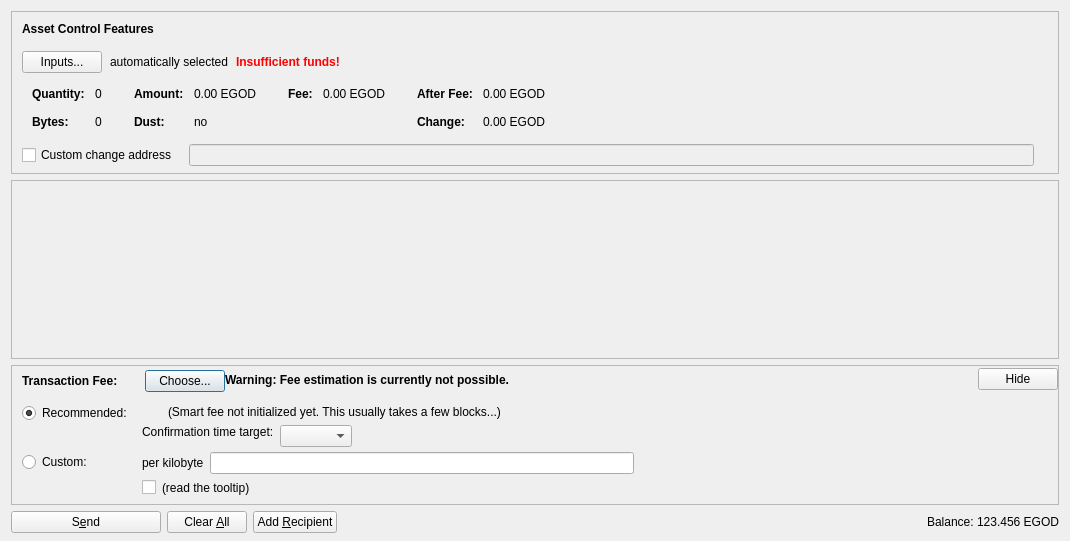
<?xml version="1.0" encoding="UTF-8"?>
<ui version="4.0">
 <class>AssetsDialog</class>
 <widget class="QDialog" name="AssetsDialog">
  <property name="geometry">
   <rect>
    <x>0</x>
    <y>0</y>
    <width>1070</width>
    <height>541</height>
   </rect>
  </property>
  <property name="windowTitle">
   <string>Send Coins</string>
  </property>
  <layout class="QVBoxLayout" name="verticalLayout" stretch="0">
   <property name="bottomMargin">
    <number>8</number>
   </property>
   <item>
    <layout class="QVBoxLayout" name="verticalLayout_3">
     <property name="spacing">
      <number>6</number>
     </property>
     <property name="leftMargin">
      <number>0</number>
     </property>
     <property name="topMargin">
      <number>0</number>
     </property>
     <property name="rightMargin">
      <number>0</number>
     </property>
     <property name="bottomMargin">
      <number>0</number>
     </property>
     <item>
      <widget class="QFrame" name="frameAssetControl">
       <property name="sizePolicy">
        <sizepolicy hsizetype="Expanding" vsizetype="Fixed">
         <horstretch>0</horstretch>
         <verstretch>0</verstretch>
        </sizepolicy>
       </property>
       <property name="maximumSize">
        <size>
         <width>16777215</width>
         <height>16777215</height>
        </size>
       </property>
       <property name="frameShape">
        <enum>QFrame::StyledPanel</enum>
       </property>
       <property name="frameShadow">
        <enum>QFrame::Sunken</enum>
       </property>
       <layout class="QVBoxLayout" name="verticalLayoutAssetControl2">
        <property name="spacing">
         <number>0</number>
        </property>
        <property name="leftMargin">
         <number>0</number>
        </property>
        <property name="topMargin">
         <number>0</number>
        </property>
        <property name="rightMargin">
         <number>0</number>
        </property>
        <property name="bottomMargin">
         <number>6</number>
        </property>
        <item>
         <layout class="QVBoxLayout" name="verticalLayoutAssetControl" stretch="0,0,0,0,1">
          <property name="spacing">
           <number>0</number>
          </property>
          <property name="leftMargin">
           <number>10</number>
          </property>
          <property name="topMargin">
           <number>10</number>
          </property>
          <item>
           <layout class="QHBoxLayout" name="horizontalLayoutAssetControl1">
            <property name="bottomMargin">
             <number>15</number>
            </property>
            <item>
             <widget class="QLabel" name="labelAssetControlFeatures">
              <property name="sizePolicy">
               <sizepolicy hsizetype="Preferred" vsizetype="Maximum">
                <horstretch>0</horstretch>
                <verstretch>0</verstretch>
               </sizepolicy>
              </property>
              <property name="font">
               <font>
                <weight>75</weight>
                <bold>true</bold>
               </font>
              </property>
              <property name="styleSheet">
               <string notr="true">font-weight:bold;</string>
              </property>
              <property name="text">
               <string>Asset Control Features</string>
              </property>
             </widget>
            </item>
           </layout>
          </item>
          <item>
           <layout class="QHBoxLayout" name="horizontalLayoutAssetControl2" stretch="0,0,0,0">
            <property name="spacing">
             <number>8</number>
            </property>
            <property name="bottomMargin">
             <number>10</number>
            </property>
            <item>
             <widget class="QPushButton" name="pushButtonAssetControl">
              <property name="styleSheet">
               <string notr="true"/>
              </property>
              <property name="text">
               <string>Inputs...</string>
              </property>
              <property name="autoDefault">
               <bool>false</bool>
              </property>
             </widget>
            </item>
            <item>
             <widget class="QLabel" name="labelAssetControlAutomaticallySelected">
              <property name="text">
               <string>automatically selected</string>
              </property>
              <property name="margin">
               <number>5</number>
              </property>
             </widget>
            </item>
            <item>
             <widget class="QLabel" name="labelAssetControlInsuffFunds">
              <property name="font">
               <font>
                <weight>75</weight>
                <bold>true</bold>
               </font>
              </property>
              <property name="styleSheet">
               <string notr="true">color:red;font-weight:bold;</string>
              </property>
              <property name="text">
               <string>Insufficient funds!</string>
              </property>
              <property name="margin">
               <number>5</number>
              </property>
             </widget>
            </item>
            <item>
             <spacer name="horizontalSpacerAssetControl">
              <property name="orientation">
               <enum>Qt::Horizontal</enum>
              </property>
              <property name="sizeHint" stdset="0">
               <size>
                <width>40</width>
                <height>1</height>
               </size>
              </property>
             </spacer>
            </item>
           </layout>
          </item>
          <item>
           <widget class="QWidget" name="widgetAssetControl" native="true">
            <property name="sizePolicy">
             <sizepolicy hsizetype="Preferred" vsizetype="Preferred">
              <horstretch>0</horstretch>
              <verstretch>0</verstretch>
             </sizepolicy>
            </property>
            <property name="minimumSize">
             <size>
              <width>0</width>
              <height>0</height>
             </size>
            </property>
            <property name="styleSheet">
             <string notr="true"/>
            </property>
            <layout class="QHBoxLayout" name="horizontalLayoutAssetControl5">
             <property name="leftMargin">
              <number>0</number>
             </property>
             <property name="topMargin">
              <number>0</number>
             </property>
             <property name="rightMargin">
              <number>0</number>
             </property>
             <property name="bottomMargin">
              <number>0</number>
             </property>
             <item>
              <layout class="QHBoxLayout" name="horizontalLayoutAssetControl3" stretch="0,0,0,1">
               <property name="spacing">
                <number>20</number>
               </property>
               <property name="topMargin">
                <number>0</number>
               </property>
               <property name="bottomMargin">
                <number>10</number>
               </property>
               <item>
                <layout class="QFormLayout" name="formLayoutAssetControl1">
                 <property name="horizontalSpacing">
                  <number>10</number>
                 </property>
                 <property name="verticalSpacing">
                  <number>14</number>
                 </property>
                 <property name="leftMargin">
                  <number>10</number>
                 </property>
                 <property name="topMargin">
                  <number>4</number>
                 </property>
                 <property name="rightMargin">
                  <number>6</number>
                 </property>
                 <item row="0" column="0">
                  <widget class="QLabel" name="labelAssetControlQuantityText">
                   <property name="font">
                    <font>
                     <weight>75</weight>
                     <bold>true</bold>
                    </font>
                   </property>
                   <property name="text">
                    <string>Quantity:</string>
                   </property>
                   <property name="margin">
                    <number>0</number>
                   </property>
                  </widget>
                 </item>
                 <item row="0" column="1">
                  <widget class="QLabel" name="labelAssetControlQuantity">
                   <property name="cursor">
                    <cursorShape>IBeamCursor</cursorShape>
                   </property>
                   <property name="contextMenuPolicy">
                    <enum>Qt::ActionsContextMenu</enum>
                   </property>
                   <property name="text">
                    <string notr="true">0</string>
                   </property>
                   <property name="margin">
                    <number>0</number>
                   </property>
                   <property name="textInteractionFlags">
                    <set>Qt::LinksAccessibleByMouse|Qt::TextSelectableByKeyboard|Qt::TextSelectableByMouse</set>
                   </property>
                  </widget>
                 </item>
                 <item row="1" column="0">
                  <widget class="QLabel" name="labelAssetControlBytesText">
                   <property name="font">
                    <font>
                     <weight>75</weight>
                     <bold>true</bold>
                    </font>
                   </property>
                   <property name="text">
                    <string>Bytes:</string>
                   </property>
                  </widget>
                 </item>
                 <item row="1" column="1">
                  <widget class="QLabel" name="labelAssetControlBytes">
                   <property name="cursor">
                    <cursorShape>IBeamCursor</cursorShape>
                   </property>
                   <property name="contextMenuPolicy">
                    <enum>Qt::ActionsContextMenu</enum>
                   </property>
                   <property name="text">
                    <string notr="true">0</string>
                   </property>
                   <property name="textInteractionFlags">
                    <set>Qt::LinksAccessibleByMouse|Qt::TextSelectableByKeyboard|Qt::TextSelectableByMouse</set>
                   </property>
                  </widget>
                 </item>
                </layout>
               </item>
               <item>
                <layout class="QFormLayout" name="formLayoutAssetControl2">
                 <property name="horizontalSpacing">
                  <number>10</number>
                 </property>
                 <property name="verticalSpacing">
                  <number>14</number>
                 </property>
                 <property name="leftMargin">
                  <number>6</number>
                 </property>
                 <property name="topMargin">
                  <number>4</number>
                 </property>
                 <property name="rightMargin">
                  <number>6</number>
                 </property>
                 <item row="0" column="0">
                  <widget class="QLabel" name="labelAssetControlAmountText">
                   <property name="font">
                    <font>
                     <weight>75</weight>
                     <bold>true</bold>
                    </font>
                   </property>
                   <property name="text">
                    <string>Amount:</string>
                   </property>
                   <property name="margin">
                    <number>0</number>
                   </property>
                  </widget>
                 </item>
                 <item row="0" column="1">
                  <widget class="QLabel" name="labelAssetControlAmount">
                   <property name="cursor">
                    <cursorShape>IBeamCursor</cursorShape>
                   </property>
                   <property name="contextMenuPolicy">
                    <enum>Qt::ActionsContextMenu</enum>
                   </property>
                   <property name="text">
                    <string notr="true">0.00 EGOD</string>
                   </property>
                   <property name="textInteractionFlags">
                    <set>Qt::LinksAccessibleByMouse|Qt::TextSelectableByKeyboard|Qt::TextSelectableByMouse</set>
                   </property>
                  </widget>
                 </item>
                 <item row="1" column="0">
                  <widget class="QLabel" name="labelAssetControlLowOutputText">
                   <property name="font">
                    <font>
                     <weight>75</weight>
                     <bold>true</bold>
                    </font>
                   </property>
                   <property name="text">
                    <string>Dust:</string>
                   </property>
                  </widget>
                 </item>
                 <item row="1" column="1">
                  <widget class="QLabel" name="labelAssetControlLowOutput">
                   <property name="cursor">
                    <cursorShape>IBeamCursor</cursorShape>
                   </property>
                   <property name="contextMenuPolicy">
                    <enum>Qt::ActionsContextMenu</enum>
                   </property>
                   <property name="text">
                    <string notr="true">no</string>
                   </property>
                   <property name="textInteractionFlags">
                    <set>Qt::LinksAccessibleByMouse|Qt::TextSelectableByKeyboard|Qt::TextSelectableByMouse</set>
                   </property>
                  </widget>
                 </item>
                </layout>
               </item>
               <item>
                <layout class="QFormLayout" name="formLayoutAssetControl3">
                 <property name="horizontalSpacing">
                  <number>10</number>
                 </property>
                 <property name="verticalSpacing">
                  <number>14</number>
                 </property>
                 <property name="leftMargin">
                  <number>6</number>
                 </property>
                 <property name="topMargin">
                  <number>4</number>
                 </property>
                 <property name="rightMargin">
                  <number>6</number>
                 </property>
                 <item row="0" column="0">
                  <widget class="QLabel" name="labelAssetControlFeeText">
                   <property name="font">
                    <font>
                     <weight>75</weight>
                     <bold>true</bold>
                    </font>
                   </property>
                   <property name="text">
                    <string>Fee:</string>
                   </property>
                   <property name="margin">
                    <number>0</number>
                   </property>
                  </widget>
                 </item>
                 <item row="0" column="1">
                  <widget class="QLabel" name="labelAssetControlFee">
                   <property name="cursor">
                    <cursorShape>IBeamCursor</cursorShape>
                   </property>
                   <property name="contextMenuPolicy">
                    <enum>Qt::ActionsContextMenu</enum>
                   </property>
                   <property name="text">
                    <string notr="true">0.00 EGOD</string>
                   </property>
                   <property name="textInteractionFlags">
                    <set>Qt::LinksAccessibleByMouse|Qt::TextSelectableByKeyboard|Qt::TextSelectableByMouse</set>
                   </property>
                  </widget>
                 </item>
                </layout>
               </item>
               <item>
                <layout class="QFormLayout" name="formLayoutAssetControl4">
                 <property name="horizontalSpacing">
                  <number>10</number>
                 </property>
                 <property name="verticalSpacing">
                  <number>14</number>
                 </property>
                 <property name="leftMargin">
                  <number>6</number>
                 </property>
                 <property name="topMargin">
                  <number>4</number>
                 </property>
                 <property name="rightMargin">
                  <number>6</number>
                 </property>
                 <item row="0" column="0">
                  <widget class="QLabel" name="labelAssetControlAfterFeeText">
                   <property name="font">
                    <font>
                     <weight>75</weight>
                     <bold>true</bold>
                    </font>
                   </property>
                   <property name="text">
                    <string>After Fee:</string>
                   </property>
                   <property name="margin">
                    <number>0</number>
                   </property>
                  </widget>
                 </item>
                 <item row="0" column="1">
                  <widget class="QLabel" name="labelAssetControlAfterFee">
                   <property name="cursor">
                    <cursorShape>IBeamCursor</cursorShape>
                   </property>
                   <property name="contextMenuPolicy">
                    <enum>Qt::ActionsContextMenu</enum>
                   </property>
                   <property name="text">
                    <string notr="true">0.00 EGOD</string>
                   </property>
                   <property name="textInteractionFlags">
                    <set>Qt::LinksAccessibleByMouse|Qt::TextSelectableByKeyboard|Qt::TextSelectableByMouse</set>
                   </property>
                  </widget>
                 </item>
                 <item row="1" column="0">
                  <widget class="QLabel" name="labelAssetControlChangeText">
                   <property name="font">
                    <font>
                     <weight>75</weight>
                     <bold>true</bold>
                    </font>
                   </property>
                   <property name="text">
                    <string>Change:</string>
                   </property>
                  </widget>
                 </item>
                 <item row="1" column="1">
                  <widget class="QLabel" name="labelAssetControlChange">
                   <property name="cursor">
                    <cursorShape>IBeamCursor</cursorShape>
                   </property>
                   <property name="contextMenuPolicy">
                    <enum>Qt::ActionsContextMenu</enum>
                   </property>
                   <property name="text">
                    <string notr="true">0.00 EGOD</string>
                   </property>
                   <property name="textInteractionFlags">
                    <set>Qt::LinksAccessibleByMouse|Qt::TextSelectableByKeyboard|Qt::TextSelectableByMouse</set>
                   </property>
                  </widget>
                 </item>
                </layout>
               </item>
              </layout>
             </item>
            </layout>
           </widget>
          </item>
          <item>
           <layout class="QHBoxLayout" name="horizontalLayoutAssetControl4" stretch="0,0,0">
            <property name="spacing">
             <number>12</number>
            </property>
            <property name="sizeConstraint">
             <enum>QLayout::SetDefaultConstraint</enum>
            </property>
            <property name="topMargin">
             <number>5</number>
            </property>
            <property name="rightMargin">
             <number>5</number>
            </property>
            <item>
             <widget class="QCheckBox" name="checkBoxAssetControlChange">
              <property name="toolTip">
               <string>If this is activated, but the change address is empty or invalid, change will be sent to a newly generated address.</string>
              </property>
              <property name="text">
               <string>Custom change address</string>
              </property>
             </widget>
            </item>
            <item>
             <widget class="QValidatedLineEdit" name="lineEditAssetControlChange">
              <property name="enabled">
               <bool>false</bool>
              </property>
              <property name="sizePolicy">
               <sizepolicy hsizetype="Expanding" vsizetype="Fixed">
                <horstretch>0</horstretch>
                <verstretch>0</verstretch>
               </sizepolicy>
              </property>
             </widget>
            </item>
            <item>
             <widget class="QLabel" name="labelAssetControlChangeLabel">
              <property name="sizePolicy">
               <sizepolicy hsizetype="Preferred" vsizetype="Expanding">
                <horstretch>0</horstretch>
                <verstretch>0</verstretch>
               </sizepolicy>
              </property>
              <property name="minimumSize">
               <size>
                <width>0</width>
                <height>0</height>
               </size>
              </property>
              <property name="text">
               <string/>
              </property>
              <property name="margin">
               <number>3</number>
              </property>
             </widget>
            </item>
           </layout>
          </item>
          <item>
           <spacer name="verticalSpacerAssetControl">
            <property name="orientation">
             <enum>Qt::Vertical</enum>
            </property>
            <property name="sizeHint" stdset="0">
             <size>
              <width>800</width>
              <height>1</height>
             </size>
            </property>
           </spacer>
          </item>
         </layout>
        </item>
       </layout>
      </widget>
     </item>
     <item>
      <widget class="QScrollArea" name="scrollArea">
       <property name="widgetResizable">
        <bool>true</bool>
       </property>
       <widget class="QWidget" name="scrollAreaWidgetContents">
        <property name="geometry">
         <rect>
          <x>0</x>
          <y>0</y>
          <width>1048</width>
          <height>91</height>
         </rect>
        </property>
        <layout class="QVBoxLayout" name="verticalLayout_2" stretch="0,1">
         <property name="leftMargin">
          <number>0</number>
         </property>
         <property name="topMargin">
          <number>0</number>
         </property>
         <property name="rightMargin">
          <number>0</number>
         </property>
         <property name="bottomMargin">
          <number>0</number>
         </property>
         <item>
          <layout class="QVBoxLayout" name="entries">
           <property name="spacing">
            <number>6</number>
           </property>
          </layout>
         </item>
         <item>
          <spacer name="verticalSpacer">
           <property name="orientation">
            <enum>Qt::Vertical</enum>
           </property>
           <property name="sizeHint" stdset="0">
            <size>
             <width>20</width>
             <height>40</height>
            </size>
           </property>
          </spacer>
         </item>
        </layout>
       </widget>
      </widget>
     </item>
     <item>
      <widget class="QFrame" name="frameFee">
       <property name="sizePolicy">
        <sizepolicy hsizetype="Expanding" vsizetype="Fixed">
         <horstretch>0</horstretch>
         <verstretch>0</verstretch>
        </sizepolicy>
       </property>
       <property name="maximumSize">
        <size>
         <width>16777215</width>
         <height>16777215</height>
        </size>
       </property>
       <property name="frameShape">
        <enum>QFrame::StyledPanel</enum>
       </property>
       <property name="frameShadow">
        <enum>QFrame::Sunken</enum>
       </property>
       <layout class="QVBoxLayout" name="verticalLayoutFee1">
        <property name="spacing">
         <number>0</number>
        </property>
        <property name="leftMargin">
         <number>0</number>
        </property>
        <property name="topMargin">
         <number>0</number>
        </property>
        <property name="rightMargin">
         <number>0</number>
        </property>
        <property name="bottomMargin">
         <number>0</number>
        </property>
        <item>
         <layout class="QVBoxLayout" name="verticalLayoutFee2" stretch="0,0,0">
          <property name="spacing">
           <number>0</number>
          </property>
          <property name="leftMargin">
           <number>10</number>
          </property>
          <property name="topMargin">
           <number>0</number>
          </property>
          <item>
           <layout class="QHBoxLayout" name="horizontalLayoutFee1">
            <property name="bottomMargin">
             <number>0</number>
            </property>
            <item>
             <layout class="QVBoxLayout" name="verticalLayoutFee7">
              <property name="spacing">
               <number>0</number>
              </property>
              <item>
               <spacer name="verticalSpacerSmartFee">
                <property name="orientation">
                 <enum>Qt::Vertical</enum>
                </property>
                <property name="sizeType">
                 <enum>QSizePolicy::Fixed</enum>
                </property>
                <property name="sizeHint" stdset="0">
                 <size>
                  <width>1</width>
                  <height>4</height>
                 </size>
                </property>
               </spacer>
              </item>
              <item>
               <layout class="QHBoxLayout" name="horizontalLayoutSmartFee">
                <property name="spacing">
                 <number>10</number>
                </property>
                <item>
                 <widget class="QLabel" name="labelFeeHeadline">
                  <property name="sizePolicy">
                   <sizepolicy hsizetype="Preferred" vsizetype="Maximum">
                    <horstretch>0</horstretch>
                    <verstretch>0</verstretch>
                   </sizepolicy>
                  </property>
                  <property name="font">
                   <font>
                    <weight>75</weight>
                    <bold>true</bold>
                   </font>
                  </property>
                  <property name="styleSheet">
                   <string notr="true">font-weight:bold;</string>
                  </property>
                  <property name="text">
                   <string>Transaction Fee:</string>
                  </property>
                 </widget>
                </item>
                <item>
                 <widget class="QLabel" name="labelFeeMinimized">
                  <property name="text">
                   <string/>
                  </property>
                 </widget>
                </item>
                <item>
                 <widget class="QPushButton" name="buttonChooseFee">
                  <property name="text">
                   <string>Choose...</string>
                  </property>
                 </widget>
                </item>
               </layout>
              </item>
              <item>
               <spacer name="verticalSpacer_5">
                <property name="orientation">
                 <enum>Qt::Vertical</enum>
                </property>
                <property name="sizeHint" stdset="0">
                 <size>
                  <width>1</width>
                  <height>1</height>
                 </size>
                </property>
               </spacer>
              </item>
             </layout>
            </item>
            <item>
             <widget class="QLabel" name="fallbackFeeWarningLabel">
              <property name="font">
               <font>
                <weight>75</weight>
                <bold>true</bold>
               </font>
              </property>
              <property name="toolTip">
               <string>Using the fallbackfee can result in sending a transaction that will take several hours or days (or never) to confirm. Consider choosing your fee manually or wait until you have validated the complete chain.</string>
              </property>
              <property name="text">
               <string>Warning: Fee estimation is currently not possible.</string>
              </property>
              <property name="wordWrap">
               <bool>false</bool>
              </property>
             </widget>
            </item>
            <item>
             <spacer name="horizontalSpacer_4">
              <property name="orientation">
               <enum>Qt::Horizontal</enum>
              </property>
              <property name="sizeType">
               <enum>QSizePolicy::MinimumExpanding</enum>
              </property>
              <property name="sizeHint" stdset="0">
               <size>
                <width>40</width>
                <height>20</height>
               </size>
              </property>
             </spacer>
            </item>
            <item>
             <widget class="QPushButton" name="buttonMinimizeFee">
              <property name="toolTip">
               <string>collapse fee-settings</string>
              </property>
              <property name="text">
               <string>Hide</string>
              </property>
             </widget>
            </item>
           </layout>
          </item>
          <item>
           <widget class="QFrame" name="frameFeeSelection">
            <layout class="QVBoxLayout" name="verticalLayoutFee12">
             <property name="spacing">
              <number>0</number>
             </property>
             <property name="leftMargin">
              <number>0</number>
             </property>
             <property name="topMargin">
              <number>0</number>
             </property>
             <property name="rightMargin">
              <number>0</number>
             </property>
             <property name="bottomMargin">
              <number>0</number>
             </property>
             <item>
              <layout class="QGridLayout" name="gridLayoutFee">
               <property name="topMargin">
                <number>10</number>
               </property>
               <property name="bottomMargin">
                <number>4</number>
               </property>
               <property name="horizontalSpacing">
                <number>10</number>
               </property>
               <property name="verticalSpacing">
                <number>4</number>
               </property>
               <item row="1" column="1">
                <layout class="QVBoxLayout" name="verticalLayoutFee8">
                 <property name="spacing">
                  <number>6</number>
                 </property>
                 <item>
                  <layout class="QHBoxLayout" name="horizontalLayoutFee13">
                   <item>
                    <widget class="QLabel" name="labelCustomPerKilobyte">
                     <property name="toolTip">
                      <string>If the custom fee is set to 1000 satoshis and the transaction is only 250 bytes, then &quot;per kilobyte&quot; only pays 250 satoshis in fee, while &quot;total at least&quot; pays 1000 satoshis. For transactions bigger than a kilobyte both pay by kilobyte.</string>
                     </property>
                     <property name="text">
                      <string>per kilobyte</string>
                     </property>
                    </widget>
                   </item>
                   <item>
                    <widget class="BitcoinAmountField" name="customFee"/>
                   </item>
                   <item>
                    <spacer name="horizontalSpacer_6">
                     <property name="orientation">
                      <enum>Qt::Horizontal</enum>
                     </property>
                     <property name="sizeHint" stdset="0">
                      <size>
                       <width>1</width>
                       <height>1</height>
                      </size>
                     </property>
                    </spacer>
                   </item>
                  </layout>
                 </item>
                 <item>
                  <layout class="QHBoxLayout" name="horizontalLayoutFee8">
                   <item>
                    <widget class="QCheckBox" name="checkBoxMinimumFee">
                     <property name="toolTip">
                      <string>Paying only the minimum fee is just fine as long as there is less transaction volume than space in the blocks. But be aware that this can end up in a never confirming transaction once there is more demand for egodcoin transactions than the network can process.</string>
                     </property>
                     <property name="text">
                      <string/>
                     </property>
                    </widget>
                   </item>
                   <item>
                    <widget class="QLabel" name="labelMinFeeWarning">
                     <property name="enabled">
                      <bool>true</bool>
                     </property>
                     <property name="toolTip">
                      <string>Paying only the minimum fee is just fine as long as there is less transaction volume than space in the blocks. But be aware that this can end up in a never confirming transaction once there is more demand for egodcoin transactions than the network can process.</string>
                     </property>
                     <property name="text">
                      <string>(read the tooltip)</string>
                     </property>
                     <property name="margin">
                      <number>5</number>
                     </property>
                    </widget>
                   </item>
                   <item>
                    <spacer name="horizontalSpacer_2">
                     <property name="orientation">
                      <enum>Qt::Horizontal</enum>
                     </property>
                     <property name="sizeHint" stdset="0">
                      <size>
                       <width>1</width>
                       <height>1</height>
                      </size>
                     </property>
                    </spacer>
                   </item>
                  </layout>
                 </item>
                </layout>
               </item>
               <item row="0" column="0">
                <layout class="QVBoxLayout" name="verticalLayoutFee4" stretch="0,1">
                 <item>
                  <widget class="QRadioButton" name="radioSmartFee">
                   <property name="text">
                    <string>Recommended:</string>
                   </property>
                   <property name="checked">
                    <bool>true</bool>
                   </property>
                   <attribute name="buttonGroup">
                    <string notr="true">groupFee</string>
                   </attribute>
                  </widget>
                 </item>
                 <item>
                  <spacer name="verticalSpacer_2">
                   <property name="orientation">
                    <enum>Qt::Vertical</enum>
                   </property>
                   <property name="sizeHint" stdset="0">
                    <size>
                     <width>1</width>
                     <height>1</height>
                    </size>
                   </property>
                  </spacer>
                 </item>
                </layout>
               </item>
               <item row="1" column="0">
                <layout class="QVBoxLayout" name="verticalLayoutFee9" stretch="0,1">
                 <item>
                  <widget class="QRadioButton" name="radioCustomFee">
                   <property name="text">
                    <string>Custom:</string>
                   </property>
                   <attribute name="buttonGroup">
                    <string notr="true">groupFee</string>
                   </attribute>
                  </widget>
                 </item>
                 <item>
                  <spacer name="verticalSpacer_6">
                   <property name="orientation">
                    <enum>Qt::Vertical</enum>
                   </property>
                   <property name="sizeHint" stdset="0">
                    <size>
                     <width>1</width>
                     <height>1</height>
                    </size>
                   </property>
                  </spacer>
                 </item>
                </layout>
               </item>
               <item row="0" column="1">
                <layout class="QVBoxLayout" name="verticalLayoutFee3" stretch="0,0,1">
                 <property name="spacing">
                  <number>6</number>
                 </property>
                 <property name="topMargin">
                  <number>2</number>
                 </property>
                 <item>
                  <layout class="QHBoxLayout" name="horizontalLayoutFee12">
                   <item>
                    <widget class="QLabel" name="labelSmartFee">
                     <property name="text">
                      <string/>
                     </property>
                     <property name="margin">
                      <number>2</number>
                     </property>
                    </widget>
                   </item>
                   <item>
                    <widget class="QLabel" name="labelFeeEstimation">
                     <property name="text">
                      <string/>
                     </property>
                    </widget>
                   </item>
                   <item>
                    <widget class="QLabel" name="labelSmartFee2">
                     <property name="text">
                      <string>(Smart fee not initialized yet. This usually takes a few blocks...)</string>
                     </property>
                     <property name="margin">
                      <number>2</number>
                     </property>
                    </widget>
                   </item>
                   <item>
                    <spacer name="horizontalSpacer_5">
                     <property name="orientation">
                      <enum>Qt::Horizontal</enum>
                     </property>
                     <property name="sizeHint" stdset="0">
                      <size>
                       <width>1</width>
                       <height>1</height>
                      </size>
                     </property>
                    </spacer>
                   </item>
                  </layout>
                 </item>
                 <item>
                  <layout class="QHBoxLayout" name="horizontalLayoutFee9">
                   <item>
                    <layout class="QVBoxLayout" name="verticalLayoutFee6">
                     <item>
                      <widget class="QLabel" name="labelSmartFee3">
                       <property name="text">
                        <string>Confirmation time target:</string>
                       </property>
                       <property name="margin">
                        <number>2</number>
                       </property>
                      </widget>
                     </item>
                     <item>
                      <spacer name="verticalSpacer_3">
                       <property name="orientation">
                        <enum>Qt::Vertical</enum>
                       </property>
                       <property name="sizeHint" stdset="0">
                        <size>
                         <width>1</width>
                         <height>1</height>
                        </size>
                       </property>
                      </spacer>
                     </item>
                    </layout>
                   </item>
                   <item>
                    <layout class="QVBoxLayout" name="verticalLayoutFee5">
                     <property name="rightMargin">
                      <number>30</number>
                     </property>
                     <item>
                      <layout class="QHBoxLayout" name="horizontalLayoutConfTarget">
                       <property name="bottomMargin">
                        <number>0</number>
                       </property>
                       <item>
                        <widget class="QComboBox" name="confTargetSelector"/>
                       </item>
                       <item>
                        <spacer name="horizontalSpacerConfTarget">
                         <property name="orientation">
                          <enum>Qt::Horizontal</enum>
                         </property>
                         <property name="sizeHint" stdset="0">
                          <size>
                           <width>40</width>
                           <height>20</height>
                          </size>
                         </property>
                        </spacer>
                       </item>
                      </layout>
                     </item>
                    </layout>
                   </item>
                  </layout>
                 </item>
                 <item>
                  <spacer name="verticalSpacer_4">
                   <property name="orientation">
                    <enum>Qt::Vertical</enum>
                   </property>
                   <property name="sizeHint" stdset="0">
                    <size>
                     <width>1</width>
                     <height>1</height>
                    </size>
                   </property>
                  </spacer>
                 </item>
                </layout>
               </item>
              </layout>
             </item>
            </layout>
           </widget>
          </item>
          <item>
           <spacer name="verticalSpacerFee">
            <property name="orientation">
             <enum>Qt::Vertical</enum>
            </property>
            <property name="sizeHint" stdset="0">
             <size>
              <width>40</width>
              <height>5</height>
             </size>
            </property>
           </spacer>
          </item>
         </layout>
        </item>
       </layout>
      </widget>
     </item>
     <item>
      <layout class="QHBoxLayout" name="horizontalLayout">
       <item>
        <widget class="QPushButton" name="sendButton">
         <property name="minimumSize">
          <size>
           <width>150</width>
           <height>0</height>
          </size>
         </property>
         <property name="toolTip">
          <string>Confirm the send action</string>
         </property>
         <property name="text">
          <string>S&amp;end</string>
         </property>
         <property name="icon">
          <iconset>
           <normaloff>:/icons/send</normaloff>:/icons/send</iconset>
         </property>
         <property name="autoDefault">
          <bool>false</bool>
         </property>
         <property name="default">
          <bool>false</bool>
         </property>
        </widget>
       </item>
       <item>
        <widget class="QPushButton" name="clearButton">
         <property name="sizePolicy">
          <sizepolicy hsizetype="Minimum" vsizetype="Fixed">
           <horstretch>0</horstretch>
           <verstretch>0</verstretch>
          </sizepolicy>
         </property>
         <property name="toolTip">
          <string>Clear all fields of the form.</string>
         </property>
         <property name="text">
          <string>Clear &amp;All</string>
         </property>
         <property name="icon">
          <iconset>
           <normaloff>:/icons/remove</normaloff>:/icons/remove</iconset>
         </property>
         <property name="autoDefault">
          <bool>false</bool>
         </property>
        </widget>
       </item>
       <item>
        <widget class="QPushButton" name="addButton">
         <property name="toolTip">
          <string>Transfer to multiple recipients at once</string>
         </property>
         <property name="text">
          <string>Add &amp;Recipient</string>
         </property>
         <property name="icon">
          <iconset>
           <normaloff>:/icons/add</normaloff>:/icons/add</iconset>
         </property>
         <property name="autoDefault">
          <bool>false</bool>
         </property>
        </widget>
       </item>
       <item>
        <spacer name="horizontalSpacer">
         <property name="orientation">
          <enum>Qt::Horizontal</enum>
         </property>
         <property name="sizeHint" stdset="0">
          <size>
           <width>40</width>
           <height>20</height>
          </size>
         </property>
        </spacer>
       </item>
       <item>
        <layout class="QHBoxLayout" name="horizontalLayout_2">
         <property name="spacing">
          <number>3</number>
         </property>
         <item>
          <widget class="QLabel" name="labelBalanceText">
           <property name="sizePolicy">
            <sizepolicy hsizetype="Preferred" vsizetype="Fixed">
             <horstretch>0</horstretch>
             <verstretch>0</verstretch>
            </sizepolicy>
           </property>
           <property name="text">
            <string>Balance:</string>
           </property>
          </widget>
         </item>
         <item>
          <widget class="QLabel" name="labelBalance">
           <property name="sizePolicy">
            <sizepolicy hsizetype="Preferred" vsizetype="Fixed">
             <horstretch>0</horstretch>
             <verstretch>0</verstretch>
            </sizepolicy>
           </property>
           <property name="cursor">
            <cursorShape>IBeamCursor</cursorShape>
           </property>
           <property name="text">
            <string notr="true">123.456 EGOD</string>
           </property>
           <property name="textInteractionFlags">
            <set>Qt::LinksAccessibleByMouse|Qt::TextSelectableByKeyboard|Qt::TextSelectableByMouse</set>
           </property>
          </widget>
         </item>
        </layout>
       </item>
      </layout>
     </item>
    </layout>
   </item>
  </layout>
 </widget>
 <customwidgets>
  <customwidget>
   <class>QValidatedLineEdit</class>
   <extends>QLineEdit</extends>
   <header>qt/qvalidatedlineedit.h</header>
  </customwidget>
  <customwidget>
   <class>BitcoinAmountField</class>
   <extends>QLineEdit</extends>
   <header>qt/bitcoinamountfield.h</header>
   <container>1</container>
  </customwidget>
 </customwidgets>
 <resources>
  <include location="../egodcoin.qrc"/>
 </resources>
 <connections/>
 <buttongroups>
  <buttongroup name="groupFee"/>
 </buttongroups>
</ui>
